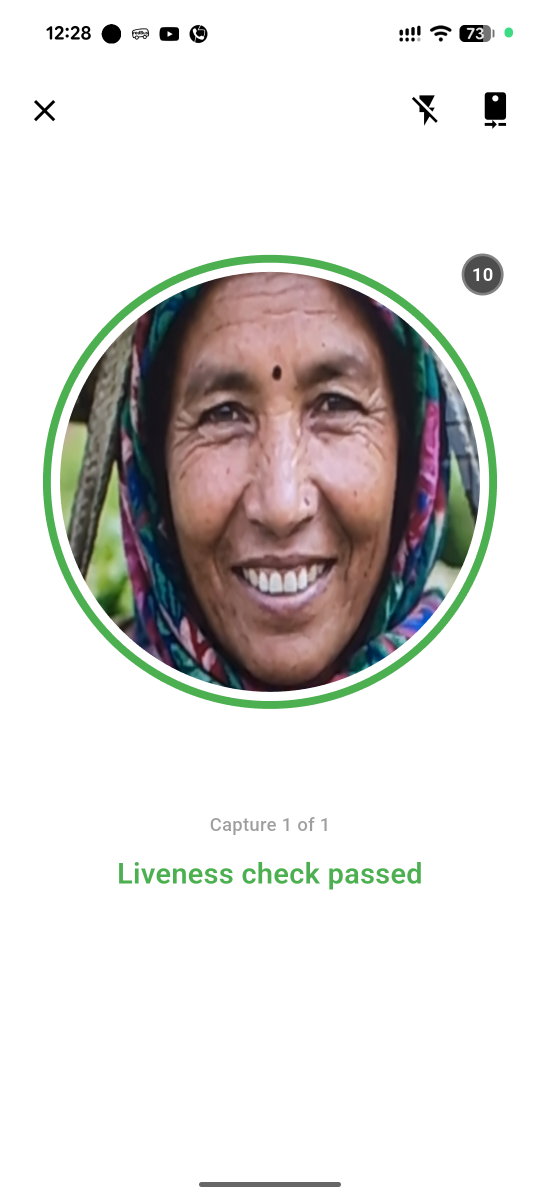
#> input picture assets/source/product-screenshots/face-attendance_liveness-check_passed.png, 1080 x 2400 px (shown at 1/2 size)
$ python prepare_brochure_assets.py
#> lines starting #> are read from the running program, lines starting #| are printed output that depends on the picture
import os
from pathlib import Path
from PIL import Image

ROOT = Path(__file__).resolve().parents[1]
ASSETS_DIR = ROOT / "collateral" / "brochures" / "2026-executive-brochure" / "assets"
ASSETS_DIR.mkdir(parents=True, exist_ok=True)

print("Processing brochure assets into:", ASSETS_DIR)

# 1. Clean Face Attendance Screen (1080x2400)
liveness_src = ROOT / "assets" / "source" / "product-screenshots" / "face-attendance_liveness-check_passed.png"
if liveness_src.exists():
    im = Image.open(liveness_src)
#> im is the input picture: PIL image 1080x2400 RGB; mean R, G, B 220, 218, 215.6
    w, h = im.size
#> w = 1080; h = 2400
    cropped = im.crop((0, 80, w, h - 100))
    cropped.save(ASSETS_DIR / "clean_face_attendance.png", optimize=True)
    print("Saved clean_face_attendance.png")

# 2. Zoomed-in Face Match Card (from 13_attendance_result_matched.png: 412x915)
att_match_src = ROOT / "gs_landing" / "static" / "screenshots" / "13_attendance_result_matched.png"
if att_match_src.exists():
    im = Image.open(att_match_src)
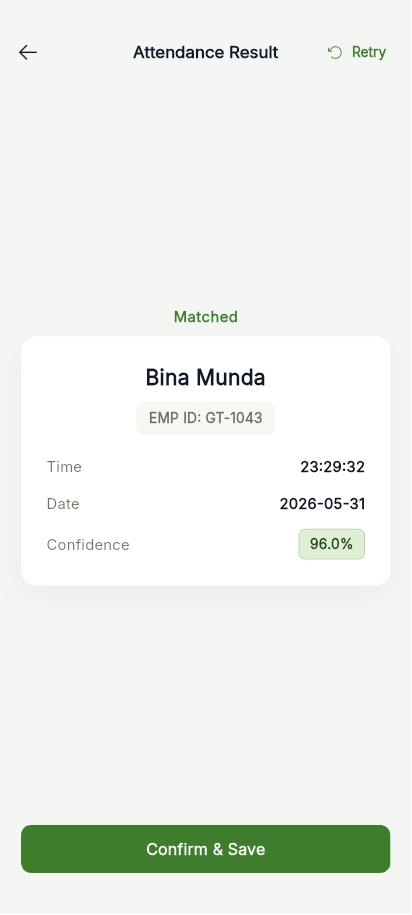
#> input picture collateral/demo-kit/assets/phone/13_attendance_result_matched.png, 412 x 915 px, found by its file name
#> im is the input picture: PIL image 412x915 RGBA; mean R, G, B, A 235.1, 239.7, 233.6, 254.1
    card = im.crop((16, 218, 396, 560))
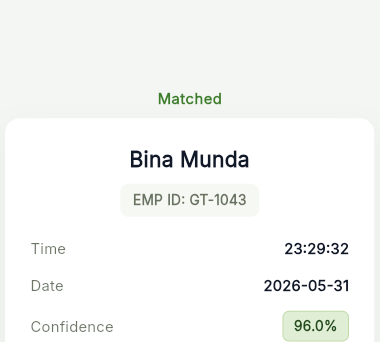
#> card: PIL image 380x342 RGBA; mean R, G, B, A 245.9, 247.2, 245.4, 255
    card_2x = card.resize((card.width * 2, card.height * 2), Image.Resampling.LANCZOS)
    card_2x.save(ASSETS_DIR / "zoom_face_match.png", optimize=True)

    full_clean = im.crop((0, 48, 412, 915 - 48))
    full_clean.save(ASSETS_DIR / "clean_attendance_result.png", optimize=True)
    print("Saved zoom_face_match.png and clean_attendance_result.png")

# 3. Clean Weighing Screen & Zoomed Scale Reading (from 10_harvest_result_scale_connected_save.png)
harvest_match_src = ROOT / "gs_landing" / "static" / "screenshots" / "10_harvest_result_scale_connected_save.png"
if harvest_match_src.exists():
    im = Image.open(harvest_match_src)
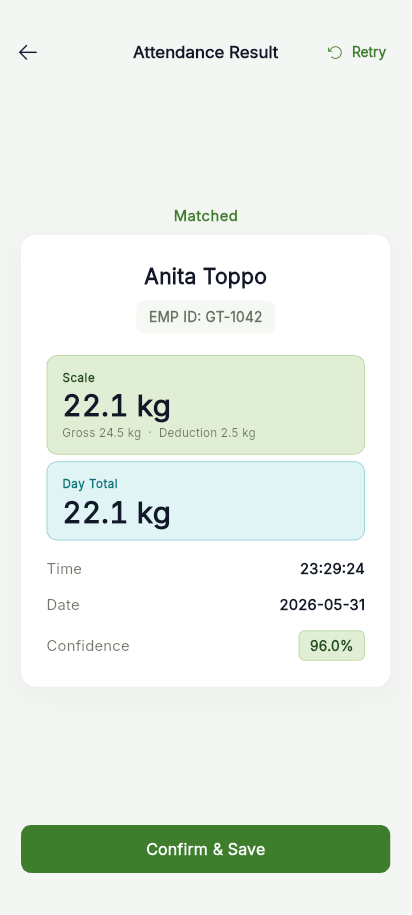
#> input picture collateral/demo-kit/assets/phone/10_harvest_result_scale_connected_save.png, 412 x 915 px, found by its file name
#> im is the input picture: PIL image 412x915 RGBA; mean R, G, B, A 231.3, 238, 230.7, 254.1
    card = im.crop((16, 178, 396, 615))
#> card: PIL image 380x437 RGBA
    card_2x = card.resize((card.width * 2, card.height * 2), Image.Resampling.LANCZOS)
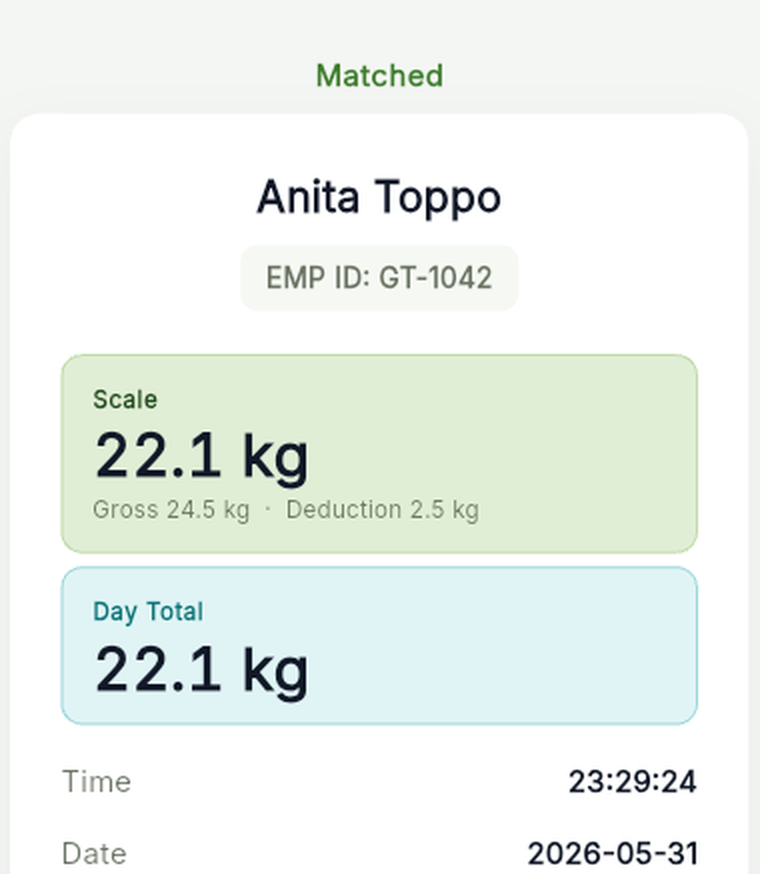
#> card_2x: PIL image 760x874 RGBA; mean R, G, B, A 236.5, 242.8, 237.8, 255
    card_2x.save(ASSETS_DIR / "zoom_scale_reading.png", optimize=True)

    full_clean = im.crop((0, 48, 412, 915 - 48))
    full_clean.save(ASSETS_DIR / "clean_scale_weighing.png", optimize=True)
    print("Saved zoom_scale_reading.png and clean_scale_weighing.png")

# 4. Active plucking session screen
active_harvest_src = ROOT / "gs_landing" / "static" / "screenshots" / "05_harvest_active_records.png"
if active_harvest_src.exists():
    im = Image.open(active_harvest_src)
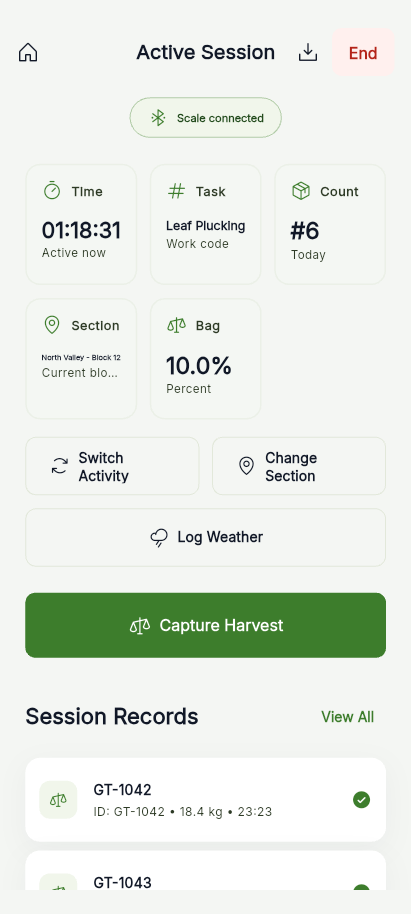
#> input picture collateral/demo-kit/assets/phone/05_harvest_active_records.png, 412 x 915 px, found by its file name
#> im is the input picture: PIL image 412x915 RGBA; mean R, G, B, A 228.3, 234.2, 226.4, 254.1
    full_clean = im.crop((0, 48, 412, 915 - 48))
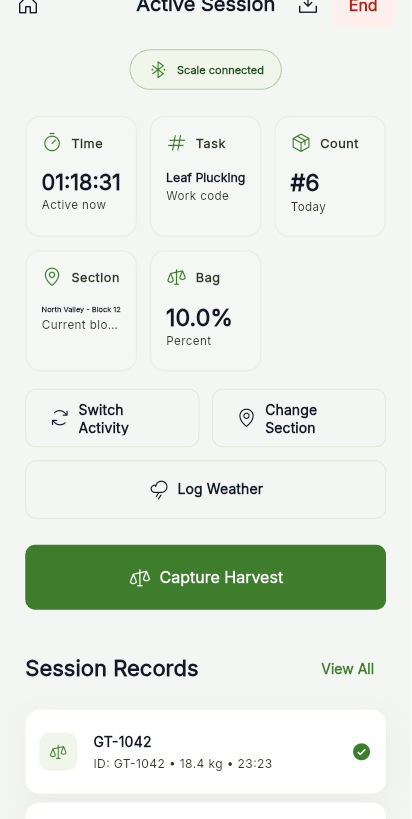
#> full_clean: PIL image 412x819 RGBA; mean R, G, B, A 226.8, 233.3, 224.8, 254.4; transparent parts drawn white
    full_clean.save(ASSETS_DIR / "clean_active_harvest_records.png", optimize=True)
    print("Saved clean_active_harvest_records.png")

# 5. Smart Scale Hardware Image
scale_hw_src = ROOT / "collateral" / "brochures" / "legacy-sales-flyer" / "hero-smart-scale.png"
if scale_hw_src.exists():
    im = Image.open(scale_hw_src)
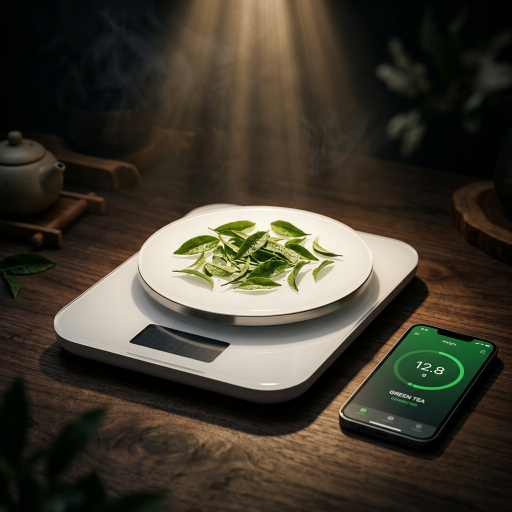
#> input picture brochure/hero-smart-scale.png, 1024 x 1024 px, found by its file name (shown at 1/2 size)
#> im is the input picture: PIL image 1024x1024 RGB; mean R, G, B 65.3, 59.4, 47.5
    im.save(ASSETS_DIR / "scale_hardware.png", optimize=True)
    print("Saved scale_hardware.png")

# 6. Kamjari (2880x1556)
kamjari_src = ROOT / "assets" / "source" / "product-screenshots" / "kamjari.png"
if kamjari_src.exists():
    im = Image.open(kamjari_src)
    cropped = im.crop((0, 40, 2880, 1556))
    cropped.save(ASSETS_DIR / "clean_kamjari_overview.png", optimize=True)

    kpi_crop = im.crop((230, 460, 2800, 1080))
    kpi_crop.save(ASSETS_DIR / "zoom_kamjari_kpis.png", optimize=True)
    print("Saved clean_kamjari_overview.png and zoom_kamjari_kpis.png")

# 7. Wages Summary (2880x3668)
wages_src = ROOT / "assets" / "source" / "product-screenshots" / "wages_summary.png"
if wages_src.exists():
    im = Image.open(wages_src)
    cropped = im.crop((0, 40, 2880, 2600))
    cropped.save(ASSETS_DIR / "clean_wages_overview.png", optimize=True)

    kpi_crop = im.crop((230, 380, 2800, 1100))
    kpi_crop.save(ASSETS_DIR / "zoom_wages_kpis.png", optimize=True)
    print("Saved clean_wages_overview.png and zoom_wages_kpis.png")

# 8. Dashboard (2880x5104)
dash_src = ROOT / "assets" / "source" / "product-screenshots" / "dashboard.png"
if dash_src.exists():
    im = Image.open(dash_src)
    cropped = im.crop((0, 40, 2880, 2200))
    cropped.save(ASSETS_DIR / "clean_dashboard_overview.png", optimize=True)

    kpi_crop = im.crop((225, 480, 2800, 1160))
    kpi_crop.save(ASSETS_DIR / "zoom_dashboard_kpis.png", optimize=True)
    print("Saved clean_dashboard_overview.png and zoom_dashboard_kpis.png")

# 9. Factory Despatch & Stores
despatch_src = ROOT / "gs_landing" / "static" / "erp" / "factory" / "despatch-screen.webp"
if despatch_src.exists():
    im = Image.open(despatch_src)
    im.save(ASSETS_DIR / "clean_factory_despatch.png")
    print("Saved clean_factory_despatch.png")

stock_src = ROOT / "gs_landing" / "static" / "erp" / "stores" / "stock-report.webp"
if stock_src.exists():
    im = Image.open(stock_src)
    im.save(ASSETS_DIR / "clean_store_stock.png")
    print("Saved clean_store_stock.png")

# 10. Copy brand logos and icons
logos = [
    (ROOT / "assets" / "brand" / "gardensuite" / "logos" / "favicon-64.png", "favicon.png"),
    (ROOT / "assets" / "brand" / "gardensuite" / "logos" / "app-icon-512.png", "app-icon.png"),
    (ROOT / "assets" / "brand" / "gardensuite" / "logos" / "gardensuite-icon-white.svg", "gardensuite-icon-white.svg"),
]
for src, name in logos:
    if src.exists():
        im_data = src.read_bytes()
        (ASSETS_DIR / name).write_bytes(im_data)
        print(f"Copied {name}")

print("All brochure assets ready!")
